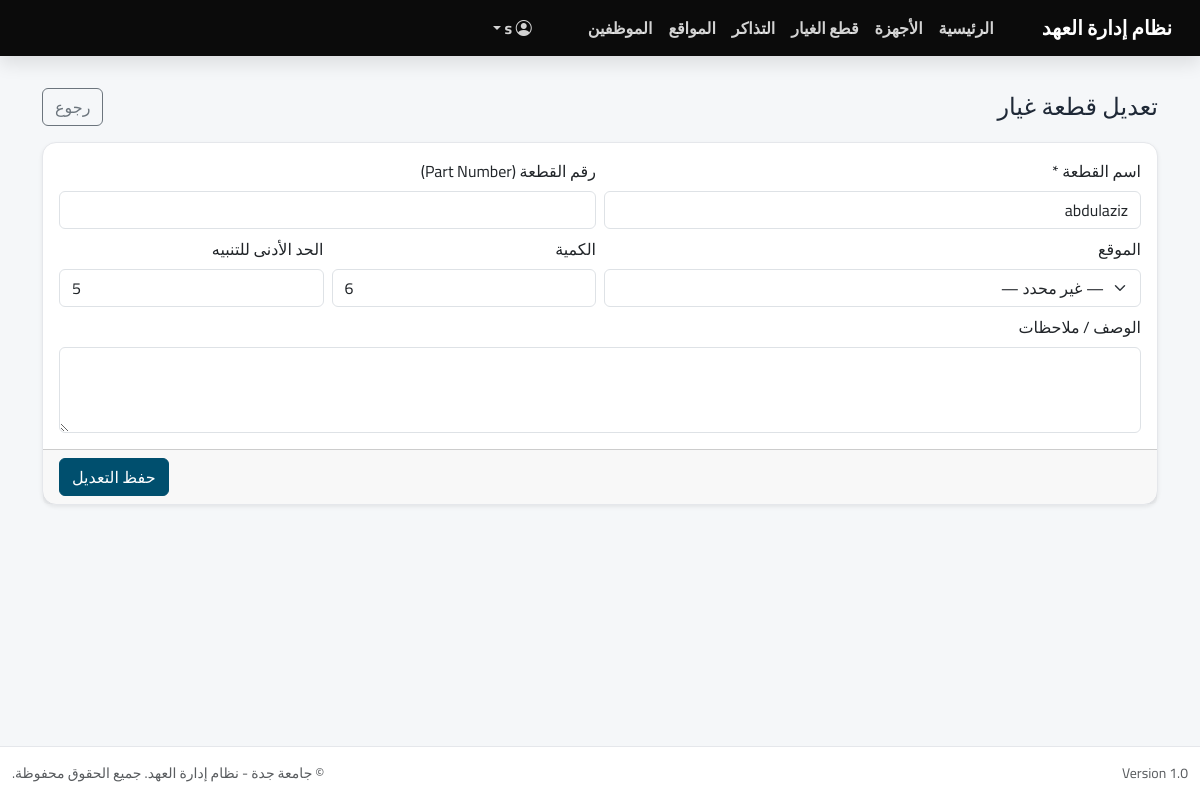
Page /index.php?page=spareParts/edit&id=6 (signed in) on the earlier database version.
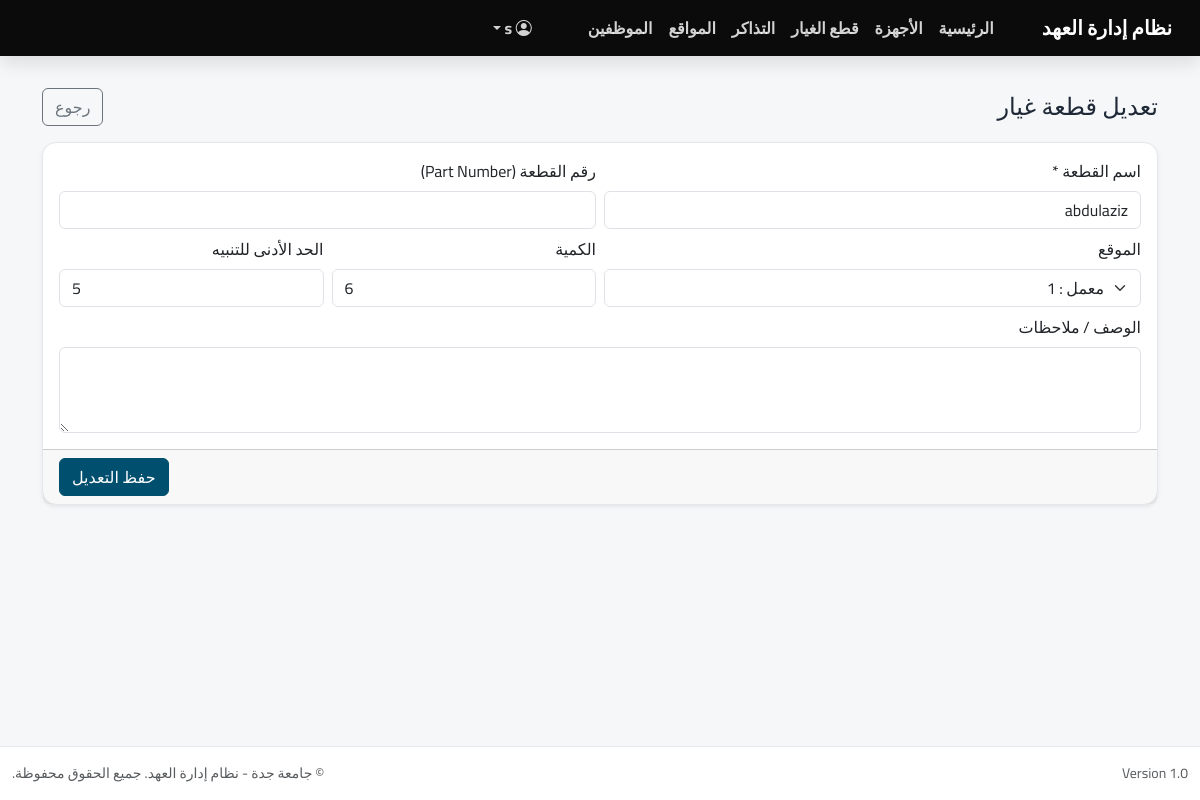
Same page on the later database version.
### tables this page shows
CREATE TABLE `spare_parts` (
  `id` int(11) NOT NULL,
  `name` varchar(100) NOT NULL,
  `part_number` varchar(50) DEFAULT NULL,
  `quantity` int(11) DEFAULT 0,
  `min_quantity` int(11) DEFAULT 5,
  `location_id` int(11) DEFAULT NULL,
  `location` varchar(100) DEFAULT NULL,
  `description` text DEFAULT NULL,
  `created_at` datetime DEFAULT current_timestamp()
);

CREATE TABLE `locations` (
  `id` int(11) NOT NULL,
  `name_ar` varchar(255) NOT NULL,
  `name_en` varchar(255) DEFAULT NULL,
  `type` varchar(50) NOT NULL DEFAULT 'Building',
  `parent_id` int(11) DEFAULT NULL,
  `created_at` datetime DEFAULT current_timestamp()
);

### app/controllers/SparePartsController.php (called while the page is built, shortened)
<?php
class SparePartsController extends Controller
{
  private $spareModel;
  private $locationModel;
  public function __construct()
  {
    $this->spareModel = $this->model('SparePart');
    $this->locationModel = $this->model('Location');
  }
  public function edit($id = null)
  {
    $id = $id ?? ($_GET['id'] ?? null);
    $id = (int)$id;
    $locations = $this->locationModel->getAll();
    $part = method_exists($this->spareModel, 'getPartById')
      ? $this->spareModel->getPartById($id)
      : null;
    $data = [
      'id' => $part->id,
      'name' => $part->name,
      'part_number' => $part->part_number,
      'quantity' => $part->quantity,
      'min_quantity' => $part->min_quantity,
      'location_id' => $part->location_id,
      'description' => $part->description,
      'locations' => $locations,
      'name_err' => ''
    ];
    $this->view('spare_parts/edit', $data);
  }
}

### app/libraries/Database.php (called while the page is built, shortened)
<?php
class Database {
    private $host = 'localhost';
    private $user = 'root';
    private $pass = '';
    private $dbname = 'it_inventory';
    private $dbh;
    private $stmt;
    public function __construct() {
        $dsn = 'mysql:host=' . $this->host . ';dbname=' . $this->dbname;
        $options = array(
            PDO::ATTR_PERSISTENT => true,
            PDO::ATTR_ERRMODE => PDO::ERRMODE_EXCEPTION
        );
        try {
            $this->dbh = new PDO($dsn, $this->user, $this->pass, $options);
        } catch(PDOException $e) {
            $this->error = $e->getMessage();
            echo $this->error;
        }
    }
    public function query($sql) {
        $this->stmt = $this->dbh->prepare($sql);
    }
    public function bind($param, $value, $type = null) {
        if (is_null($type)) {
            switch (true) {
                case is_int($value):
                    $type = PDO::PARAM_INT;
                    break;
            }
        }
        $this->stmt->bindValue($param, $value, $type);
    }
    public function execute() {
        return $this->stmt->execute();
    }
    public function resultSet() {
        $this->execute();
        return $this->stmt->fetchAll(PDO::FETCH_OBJ);
    }
    public function single() {
        $this->execute();
        return $this->stmt->fetch(PDO::FETCH_OBJ);
    }
}

### app/models/SparePart.php (called while the page is built, shortened)
<?php
class SparePart
{
  private $db;
  public function __construct()
  {
    $this->db = new Database();
  }
  public function getPartById($id)
  {
    $this->db->query("SELECT * FROM spare_parts WHERE id = :id LIMIT 1");
    $this->db->bind(':id', (int)$id);
    return $this->db->single();
  }
}

### app/models/Location.php (called while the page is built, shortened)
<?php
class Location
{
  private $db;
  public function __construct()
  {
    $this->db = new Database();
  }
  public function getAll()
  {
    $this->db->query("SELECT * FROM locations ORDER BY type, name_ar");
    return $this->db->resultSet();
  }
}

### app/views/spare_parts/edit.php (the view, shortened to what the changed rows need)
<?php require APPROOT . '/views/layouts/header.php'; ?>
<div class="container py-3" dir="rtl">
  <div class="d-flex align-items-center justify-content-between flex-wrap gap-2 mb-3">
    <h4 class="m-0">تعديل قطعة غيار</h4>
    <a class="btn btn-outline-secondary" href="index.php?page=SpareParts/index">رجوع</a>
  </div>
  <form class="card shadow-sm" method="post" action="index.php?page=spare_parts/edit&id=<?= (int)($data['id'] ?? 0) ?>">
    <div class="card-body">
      <div class="row g-2">
        <div class="col-12 col-md-6">
          <label class="form-label">اسم القطعة *</label>
          <input class="form-control <?= !empty($data['name_err']) ? 'is-invalid' : '' ?>"
                 name="name"
                 value="<?= htmlspecialchars($data['name'] ?? '') ?>"
                 required>
        </div>
        <div class="col-12 col-md-6">
          <label class="form-label">رقم القطعة (Part Number)</label>
          <input class="form-control" name="part_number" dir="ltr"
                 value="<?= htmlspecialchars($data['part_number'] ?? '') ?>">
        </div>
        <div class="col-12 col-md-6">
          <label class="form-label">الموقع</label>
          <select class="form-select" name="location_id">
            <option value="">— غير محدد —</option>
            <?php foreach(($data['locations'] ?? []) as $loc): ?>
              <option value="<?= (int)$loc->id ?>"
                <?= ((int)($data['location_id'] ?? 0) === (int)$loc->id) ? 'selected' : '' ?>>
                <?= htmlspecialchars($loc->name_ar ?? ('موقع #' . $loc->id)) ?>
              </option>
            <?php endforeach; ?>
          </select>
        </div>
        <div class="col-6 col-md-3">
          <label class="form-label">الكمية</label>
          <input class="form-control" name="quantity" type="number" min="0" dir="ltr"
                 value="<?= (int)($data['quantity'] ?? 0) ?>">
        </div>
        <div class="col-6 col-md-3">
          <label class="form-label">الحد الأدنى للتنبيه</label>
          <input class="form-control" name="min_quantity" type="number" min="0" dir="ltr"
                 value="<?= (int)($data['min_quantity'] ?? 0) ?>">
        </div>
        <div class="col-12">
          <label class="form-label">الوصف / ملاحظات</label>
          <textarea class="form-control" name="description" rows="3"><?= htmlspecialchars($data['description'] ?? '') ?></textarea>
        </div>
      </div>
    </div>
    <div class="card-footer d-flex justify-content-end">
      <button class="btn btn-primary">حفظ التعديل</button>
    </div>
  </form>
</div>
<?php require APPROOT . '/views/layouts/footer.php'; ?>

Differences in the rows shown:
changed spare_parts "abdulaziz": location_id (not shown) → "معمل : 1"
Other differences:
form field location_id: "— غير محدد —" → (not shown)
